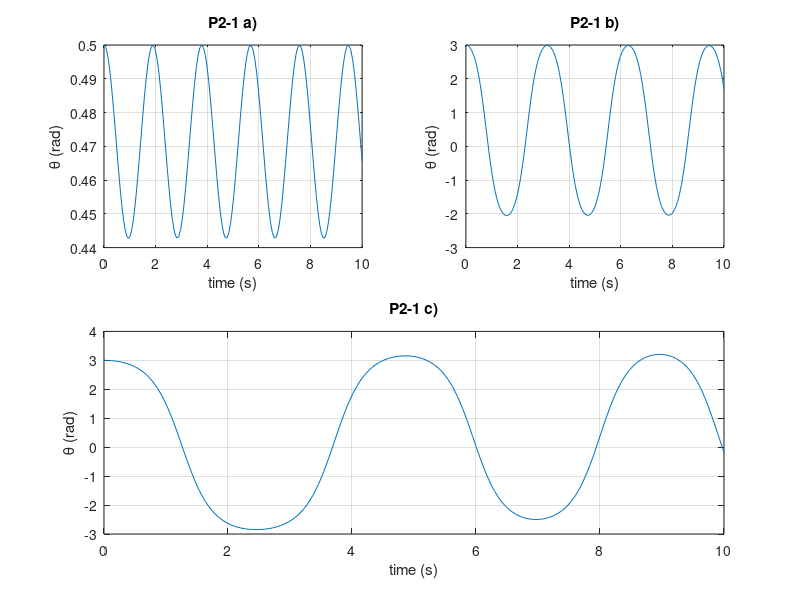

Recreate this plot in MATLAB. (Note: this script raises an error after producing the figure.)
clear all
close all
clc

g = 9.81;
L = 1;
tspan = [0, 10];

motion4pendulum_a_equals_5 = @(t, theta) [
    theta(2)
    (( 5*cos(theta(1)) - g*sin(theta(1)) )/L)
];

% a)
[t,theta] = ode45(motion4pendulum_a_equals_5, tspan, [0.5 0]);
subplot(2,2,1), plot(t, theta(:,1))
grid on
xlabel('time (s)')
ylabel('\theta (rad)')
title('P2-1 a)')

% b)
[t,theta] = ode45(motion4pendulum_a_equals_5, tspan, [3 0]);
subplot(2,2,2), plot(t, theta(:,1))
grid on
xlabel('time (s)')
ylabel('\theta (rad)')
title('P2-1 b)')

% c)
motion4pendulum_a_linear_with_t = @(t, theta) [
    theta(2)
    (( 0.5*t*cos(theta(1)) - g*sin(theta(1)) )/L)
];
[t,theta] = ode45(motion4pendulum_a_linear_with_t, tspan, [3 0]);
subplot(2,2,[3 4]), plot(t, theta(:,1))
grid on
xlabel('time (s)')
ylabel('\theta (rad)')
title('P2-1 c)')
suptitle('motion of a pendulum whose base is accelerating horizontally')
